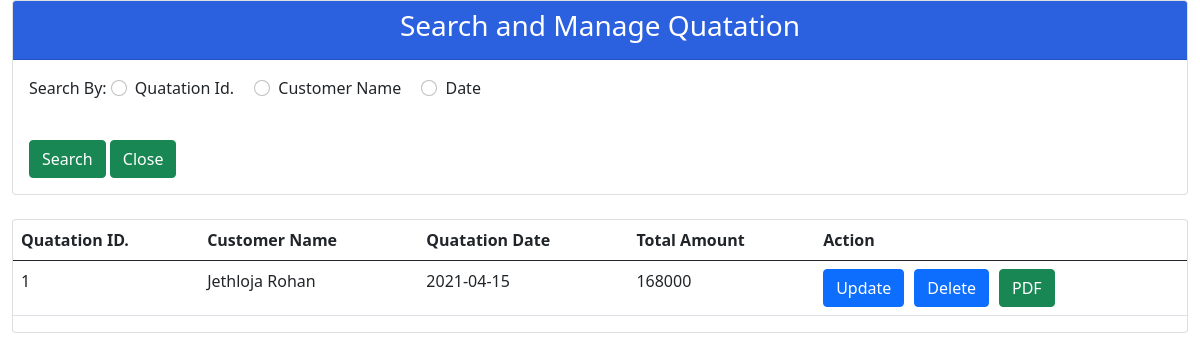
The app's page /Balaji/Quatation/ManageQuatation.php with its own data.
### tables this page shows
CREATE TABLE `btblqutationmst` (
  `QutationId` int(10) NOT NULL,
  `Name` text NOT NULL,
  `QDate` date NOT NULL,
  `TotalPrice` float NOT NULL,
  `TotalGST` float NOT NULL,
  `TotalAmount` float NOT NULL,
  `CreatedDate` datetime NOT NULL DEFAULT current_timestamp(),
  `ModifiedDate` datetime NOT NULL,
  `RecStatus` tinyint(1) NOT NULL DEFAULT 1
);

### Balaji/Quatation/ManageQuatation.php (the view, shortened to what this page needs)
<!DOCTYPE html>
<html>
   <head>
      <link href="https://cdn.jsdelivr.net/npm/bootstrap@5.0.0-beta1/dist/css/bootstrap.min.css" rel="stylesheet">
      <link rel='stylesheet' href='https://cdn.jsdelivr.net/npm/sweetalert2@10.10.1/dist/sweetalert2.min.css'>
      <link rel="stylesheet" href="https://cdnjs.cloudflare.com/ajax/libs/sweetalert/1.1.3/sweetalert.css">
          </head>
   <body>
      <div class="container-fluid col-lg-12">
       <div class="row">
         <div class="col-md-12">
            <div class="card card-primary">
               <div class="card-header" style="background-color: #2B60DE">
                  <h3 class="card-title" style="color: white" align="center">Search and Manage Quatation</h3>
               </div>
               <div class="card-body">
                  <form class="row g-3" id="radio-buttons" method="POST" action="ManageQuatation.php">
                     <div class="form-group col-md-12">
                        <label class="form-label">Search By: </label>
                        <div class="form-check form-check-inline">
                           <input class="form-check-input" type="radio" name="mc" id="vendor" value="vendor" onchange="checkRadio(this)">
                           <label class="form-check-label" for="inlineRadio1">Quatation Id. </label>
                        </div>
                        <div class="form-check form-check-inline">
                           <input class="form-check-input" type="radio" name="mc" id="vendorName" value="vendorName" onchange="checkRadio(this)">
                           <label class="form-check-label" for="inlineRadio2">Customer Name</label>
                        </div>
                        <div class="form-check form-check-inline">
                           <input class="form-check-input" type="radio" name="mc" id="vmobileno" value="mobileno" onchange="checkRadio(this)">
                           <label class="form-check-label" for="inlineRadio3"> Date </label>
                        </div>
                     </div>
                        <div>
                          <input type="submit" value="Search" id="save" class="btn btn-success">
                          <input type="button" value="Close"  name="close" id="close" class="btn btn-success" onclick="location.href = '../admin.php';">
                        </div>
                  </form>
               </div>
            </div>
         </div>
      </div>
         <br>
         <div class="row">
            <div class="col-md-12">
               <div class="card card-primary">
                  <table class="table" id="data_table">
                     <thead>
                        <tr>
                           <th>Quatation ID.</th>
                           <th>Customer Name</th>
                           <th>Quatation Date</th>
                           <th>Total Amount</th>
                           <th>Action</th>
                        </tr>
                     </thead>
                     <tbody>
                      <?php
                                $con=mysqli_connect('localhost','root','','imsdatabase');
                                if ($_POST['vid']=='' and $_POST['vname']=='' and $_POST['vmno1']=='' and $_POST['vmno2']==''){
                                  $query= "SELECT * FROM btblqutationmst WHERE RecStatus=1";
                                  $run = mysqli_query($con,$query);
                                }
                              if($run->num_rows==0){
                                      echo "<script>Swal.fire({icon: 'error', title: 'Oops...',text: 'No Data Found For This Value !!!'});</script>";
                                  }
                              else{
                                while ($row=mysqli_fetch_array($run))
                                {
                                    $qid=$row[0];
                                    $qname=$row[1];
                                    $qdate=$row[2];
                                    $qamount=$row[5];
                                  ?>
                            <td><?php echo $qid; ?></td>
                            <td><?php echo $qname; ?></td>
                            <td><?php echo $qdate; ?></td>
                            <td><?php echo $qamount ?></td>
                            <td><a href="UpdateQuatation.php?id=<?php echo $qid; ?>"><input type="Button" value="Update" name="" class="btn btn-primary" id="btn"></a><a href="DeleteQuatation.php?id=<?php echo $qid; ?>"><input type="Button" value="Delete" name="" class="btn btn-primary" id="btn"></a><a href="makepdf2.php?id=<?php echo $qid; ?>"><button class='btn btn-success'> PDF </button></a></td>
                                              <?php } }?>
                     </tbody>
                  </table>
               </div>
            </div>
         </div>
      </div>
   </body>
   </html>

### Balaji/Quatation/ManageQuatation.php (style rules this page uses)
#btn { margin-right: 10px; }

### records on screen
btblqutationmst: QutationId "1", Name "Jethloja Rohan", QDate "2021-04-15", TotalAmount "168000"
